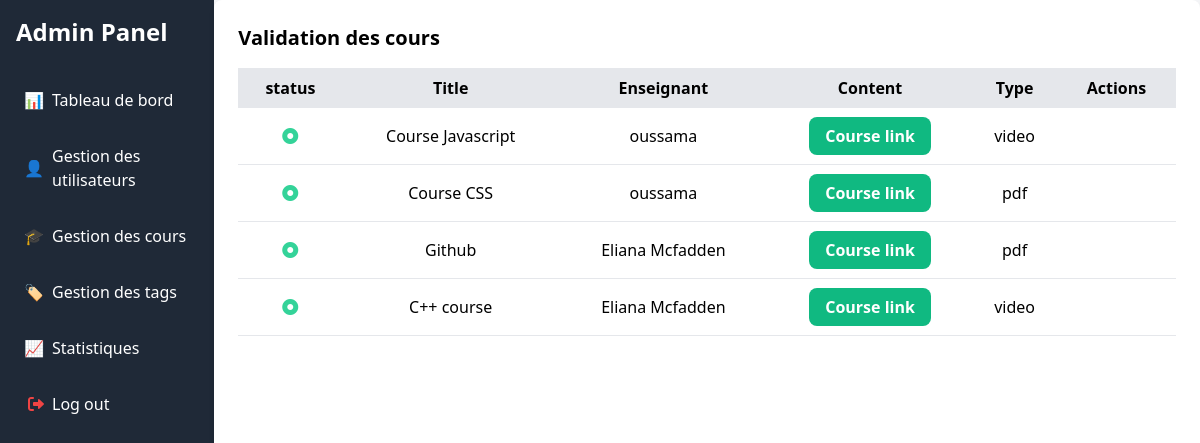
Page /dashboard/courses.php (signed in) on the committed database.
### tables this page shows
CREATE TABLE `courses` (
  `course_id` int NOT NULL,
  `title` varchar(255) NOT NULL,
  `description` text,
  `content` text,
  `teacher_id` int DEFAULT NULL,
  `category_id` int DEFAULT NULL,
  `created_at` timestamp NULL DEFAULT CURRENT_TIMESTAMP,
  `updated_at` timestamp NULL DEFAULT CURRENT_TIMESTAMP ON UPDATE CURRENT_TIMESTAMP,
  `thumbnail` text,
  `type` enum('pdf','video') DEFAULT NULL,
  `status` enum('active','pending') DEFAULT 'pending'
);

CREATE TABLE `users` (
  `user_id` int NOT NULL,
  `username` varchar(255) NOT NULL,
  `email` varchar(255) NOT NULL,
  `password_hash` varchar(255) NOT NULL,
  `role` enum('student','teacher','admin') NOT NULL,
  `created_at` timestamp NULL DEFAULT CURRENT_TIMESTAMP,
  `updated_at` timestamp NULL DEFAULT CURRENT_TIMESTAMP ON UPDATE CURRENT_TIMESTAMP,
  `status` enum('active','pending','inactive') DEFAULT 'active'
);

### classes/allCourses.php (called while the page is built, shortened)
<?php
class AllCourses{
    public function displayCourses(){
        $conn = Database::getConnection();
        $stmt = $conn->prepare("SELECT users.username, c.course_id, c.title, c.description, c.content, c.teacher_id, c.category_id, c.created_at, c.thumbnail, c.type, c.status,
                                        GROUP_CONCAT(t.name ORDER BY t.name SEPARATOR ', ') AS tags, cat.name AS category
                                        FROM courses c
                                        JOIN users ON users.user_id = c.teacher_id
                                        LEFT JOIN Coursetags ct ON c.course_id = ct.course_id
                                        LEFT JOIN Tags t ON ct.tag_id = t.tag_id
                                        LEFT JOIN  Categories cat ON c.category_id = cat.category_id
                                        GROUP BY c.course_id, users.username, c.title, c.description, c.content, c.teacher_id, c.category_id, c.created_at, c.thumbnail, c.type, c.status, cat.name
                                        ORDER BY c.status ASC
                                        LIMIT 4;");
        $stmt->execute();
        $courses = $stmt->fetchAll();
        return $courses;
    }
}

### dashboard/courses.php (the view, shortened to what this page needs)
<?php include_once 'header.php';
include_once '../classes/allcourses.php';
 ?>
 <div class="bg-white w-full p-6 rounded-lg shadow-md mb-8">
                <h3 class="text-xl font-bold mb-4">Validation des cours</h3>
                <table class="w-full">
                    <thead>
                        <tr class="bg-gray-200">
                            <th class="p-2">status</th>
                            <th class="p-2">Title</th>
                            <th class="p-2">Enseignant</th>
                            <th class="p-2">Content</th>
                            <th class="p-2">Type</th>
                            <th class="p-2">Actions</th>
                        </tr>
                    </thead>
                    <tbody>
                        <?php
                        include_once '../classes/allcourses.php';
                        $affichage =new AllCourses();
                        $courses = $affichage->displayCourses();
                        foreach($courses as $course){
                            if($course['status'] == 'pending'){
                                echo "<tr class='border-b text-center'>";
                                echo "<td class='p-1'><i class='fa-solid fa-circle-dot text-yellow-400'></i></td>";
                                echo "<td class='p-1'>" . $course['title'] . "</td>";
                                echo "<td class='p-1'>" . $course['username'] . "</td>";
                                echo "<td class='p-1'><a href='../view/detailsCourse.php?course_id=" . $course['course_id'] . "&type=" . $course['type'] . "' class='px-4 py-2 cursor-pointer bg-green-500 hover:bg-green-800 rounded-lg text-white'><b>Course link</b></a></td>";
                                echo "<td class='p-1'>" . $course['type'] . "</td>";
                                echo "<td class='p-2 flex justify-center gap-4'>";
                                echo "<a href='../dashboard/courses.php?courseId=" . $course['course_id'] . "' class='bg-green-500 hover:bg-green-800 text-white px-3 py-2 rounded text-sm cursor-pointer'><b>Valider</b></a>";
                                echo "</td></tr>";
                            } else{
                                echo "<tr class='border-b text-center'>";
                                echo "<td class='p-4'><i class='fa-solid fa-circle-dot text-green-400'></i></td>";
                                echo "<td class='p-1'>" . $course['title'] . "</td>";
                                echo "<td class='p-1'>" . $course['username'] . "</td>";
                                echo "<td class='p-1'><a href='../view/detailsCourse.php?course_id=" . $course['course_id'] . "&type=" . $course['type'] . "' class='px-4 py-2 cursor-pointer bg-green-500 hover:bg-green-800 rounded-lg text-white'><b>Course link</b></a></td>";
                                echo "<td class='p-1'>" . $course['type'] . "</td>";
                                echo "<td class='p-2 flex justify-center gap-4'>";
                                echo "</td></tr>";
                            }
                        }
                        ?>
                    </tbody>
                </table>
            </div>
<?php include_once 'footer.php'; ?>

### dashboard/header.php (shortened to what this page needs)
<?php
if( $_SESSION['role'] == '' ){
    header('location: ../view/index.php');
}else{
?>
<!DOCTYPE html>
<html lang="fr">
<head>
    <link href="https://cdnjs.cloudflare.com/ajax/libs/font-awesome/6.0.0/css/all.min.css" rel="stylesheet">
    <link href="https://cdn.jsdelivr.net/npm/tailwindcss@2.2.19/dist/tailwind.min.css" rel="stylesheet">
</head>
<body class="bg-gray-100">
    <div class="flex">
        <div id="sidebar" class="bg-gray-800 text-white w-64 min-h-screen p-4 hidden md:block">
            <h1 class="text-2xl font-bold mb-8">Admin Panel</h1>
            <ul>
                <li class="mb-4">
                    <a href="index.php" class="flex items-center hover:bg-gray-700 p-2 rounded">
                        <span class="mr-2">📊</span> Tableau de bord
                    </a>
                </li>
                <li class="mb-4">
                    <a href="usergestion.php" class="flex items-center hover:bg-gray-700 p-2 rounded">
                        <span class="mr-2">👤</span> Gestion des utilisateurs
                    </a>
                </li>
                <li class="mb-4">
                    <a href="courses.php" class="flex items-center hover:bg-gray-700 p-2 rounded">
                        <span class="mr-2">🎓</span> Gestion des cours
                    </a>
                </li>
                <li class="mb-4">
                    <a href="tags.php" class="flex items-center hover:bg-gray-700 p-2 rounded">
                        <span class="mr-2">🏷️</span> Gestion des tags
                    </a>
                </li>
                <li class="mb-4">
                    <a href="statistics.php" class="flex items-center hover:bg-gray-700 p-2 rounded">
                        <span class="mr-2">📈</span> Statistiques
                    </a>
                </li>
                <li class="mb-4">
                    <a href="../view/logout.php?id=<?= $_SESSION['userid']?>" class="flex items-center hover:bg-gray-700 p-2 rounded">
                    <i class="fa-solid fa-right-from-bracket text-red-500 ml-1 mr-2"></i> Log out
                    </a>
                </li>
            </ul>
        </div>
        <?php }?>

### dashboard/footer.php
</div>
</body>
</html>

### rows in the picture
courses: title "Course Javascript", teacher.username "oussama", type "video"
courses: title "Course CSS", teacher.username "oussama", type "pdf"
courses: title "Github", teacher.username "Eliana Mcfadden", type "pdf"
courses: title "C++ course", teacher.username "Eliana Mcfadden", type "video"
